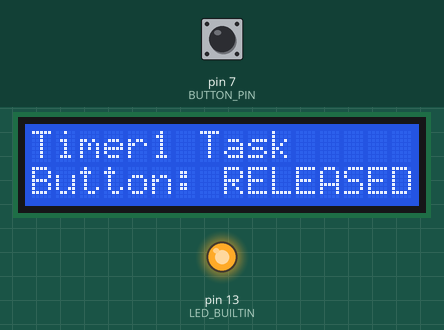
This sketch was run on a simulated Arduino Uno, built with avr-gcc and run on an emulated ATmega328P. Parts: 16×2 character LCD, output pins drawn as LEDs (lit = HIGH). The inputs (shaded band) are chosen by the test bench; at power-on: pin 7 (BUTTON_PIN) HIGH.

Above: at 1.2 s.
1.3 s: pin 7 (BUTTON_PIN) pulled LOW for 0.15 s
At 1.43 s:
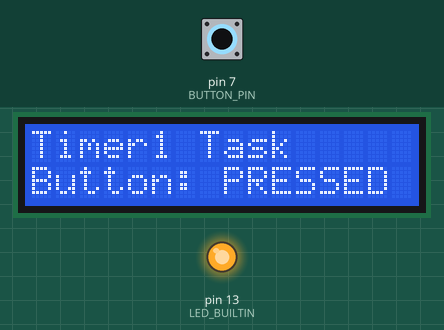
4.4 s: pin 7 (BUTTON_PIN) pulled LOW for 1 s
At 5.2 s:
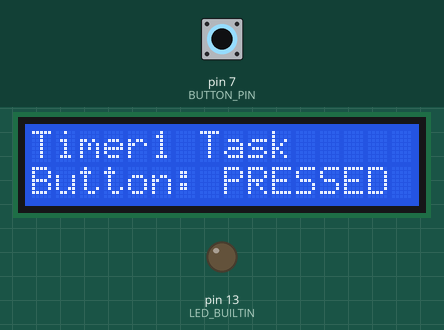
6.9 s: pin 7 (BUTTON_PIN) pulled LOW for 3.2 s
At 9.9 s:
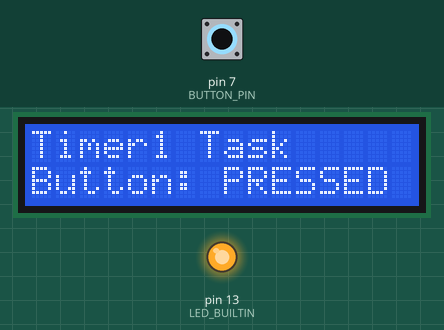
Timing chart, 0 to 17.6 s (numbered marks = the images above; inputs shaded):
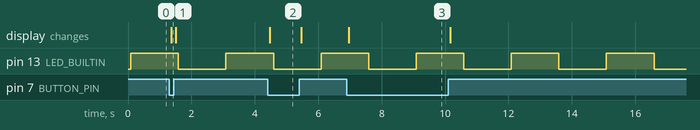

The sketch:

Timer1_Button_LCD.ino
```cpp
// Practical 05: Timer1 periodic LED task with pushbutton and I2C LCD
// Board: Arduino Uno (ATmega328P)
// Onboard LED: D13 (PB5)
// Pushbutton: D7 to GND using INPUT_PULLUP
// I2C LCD: VCC->5V, GND->GND, SDA->A4, SCL->A5
// Install a compatible LiquidCrystal_I2C library.
// Change LCD_ADDRESS if your I2C scanner reports a different address.

#include <Wire.h>
#include <LiquidCrystal_I2C.h>

const byte LCD_ADDRESS = 0x27;
const byte BUTTON_PIN = 7;
const unsigned long DEBOUNCE_MS = 50;

LiquidCrystal_I2C lcd(LCD_ADDRESS, 16, 2);

volatile bool ledState = false;

int lastRawReading = HIGH;
int stableButtonState = HIGH;
unsigned long lastDebounceTime = 0;

ISR(TIMER1_COMPA_vect) {
  // D13 is PB5 on Arduino Uno. Toggle the output pin directly.
  PINB = _BV(PB5);
  ledState = !ledState;
}

void setup() {
  pinMode(LED_BUILTIN, OUTPUT);
  digitalWrite(LED_BUILTIN, LOW);
  pinMode(BUTTON_PIN, INPUT_PULLUP);

  lcd.init();
  lcd.backlight();
  lcd.setCursor(0, 0);
  lcd.print("Timer1 Task");
  lcd.setCursor(0, 1);
  lcd.print("Button: RELEASED");

  // Configure Timer1 in CTC mode for approximately 1.5 seconds.
  noInterrupts();
  TCCR1A = 0;
  TCCR1B = 0;
  TCNT1 = 0;
  OCR1A = 23437;
  TCCR1B |= (1 << WGM12);              // CTC mode
  TCCR1B |= (1 << CS12) | (1 << CS10); // Prescaler 1024
  TIMSK1 |= (1 << OCIE1A);             // Enable compare-match A interrupt
  interrupts();
}

void loop() {
  int reading = digitalRead(BUTTON_PIN);

  if (reading != lastRawReading) {
    lastDebounceTime = millis();
    lastRawReading = reading;
  }

  if ((millis() - lastDebounceTime) >= DEBOUNCE_MS) {
    if (reading != stableButtonState) {
      stableButtonState = reading;

      // Update LCD only when the debounced state changes.
      lcd.setCursor(0, 1);
      if (stableButtonState == LOW) {
        lcd.print("Button: PRESSED ");
      } else {
        lcd.print("Button: RELEASED");
      }
    }
  }
}
```

Measured:
- after the input at 1.3 s, the display: changes after 0.07 s (image 1)
- after the input at 4.4 s, the display: changes after 0.07 s (image 2)
- after the input at 6.9 s, the display: changes after 0.07 s (image 3)
- by itself, pin 13 (LED_BUILTIN): alternates HIGH for 1.5 s and LOW for 1.5 s
